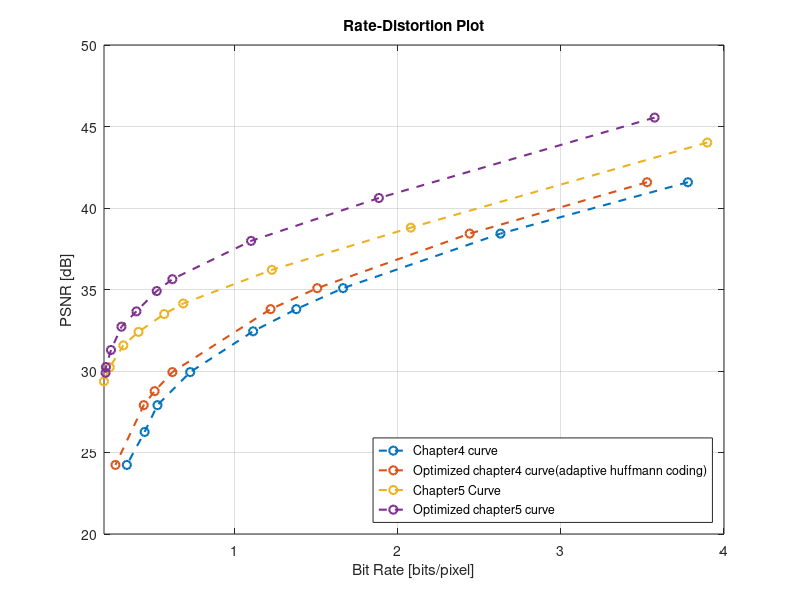

MATLAB code to generate this figure:
figure;
load still_codec_values
plot(BPP_mean_still, PSNR_mean_still, '--o', 'LineWidth' , 1.5, 'MarkerSize', 6);

grid on
hold on

load still_codec_values_optimized.mat
plot(BPP_mean_still, PSNR_mean_still, '--o', 'LineWidth' , 1.5, 'MarkerSize', 6);

load video_codec_values.mat
plot(BPP_mean_video, PSNR_mean_video, '--o', 'LineWidth' , 1.5, 'MarkerSize', 6);

load video_codec_values_optimized.mat
plot(BPP_mean_video, PSNR_mean_video, '--o', 'LineWidth' , 1.5, 'MarkerSize', 6);


legend('Chapter4 curve', 'Optimized chapter4 curve(adaptive huffmann coding)', 'Chapter5 Curve', 'Optimized chapter5 curve', 'Location', 'southeast');
title('Rate-Distortion Plot');
xlim([0.2 4]);
xlabel('Bit Rate [bits/pixel]');
ylabel('PSNR [dB]');